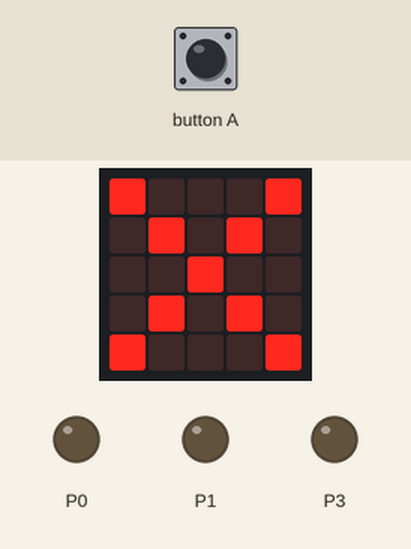
This program was run on a simulated BBC micro:bit (MakeCode). Shown: the board's 5×5 LED display, output pins drawn as LEDs (lit = HIGH). The test bench sets the inputs (shaded band).

Above: at 1.8 s.
1.9 s: button A pressed for 0.15 s
At 2.8 s:
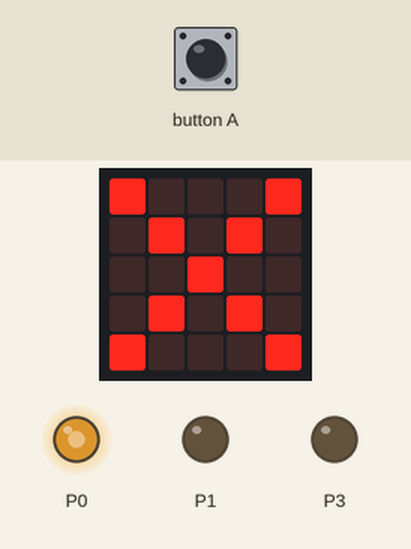
At 5.3 s:
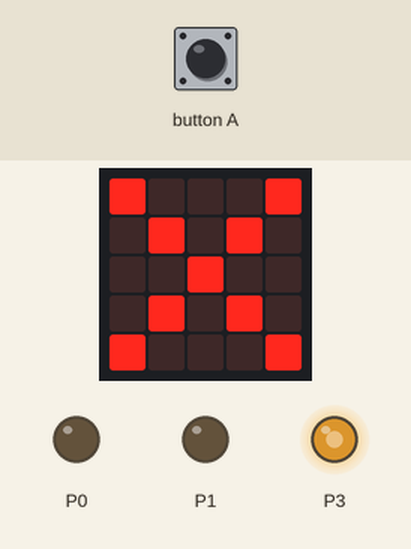
Timing chart, 0 to 8.6 s (numbered marks = the images above; inputs shaded):
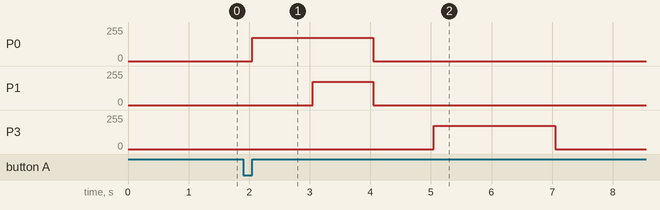

Measured:
- after the input at 1.9 s, P0: 0/255 → 174/255 after 0.15 s, → 0/255 2.0 s later; P1: 0/255 → 174/255 after 1.2 s, → 0/255 1.0 s later; P3: 0/255 → 174/255 after 3.2 s, → 0/255 2.0 s later

The program:

main.ts
```typescript
function gesamtphase () {
    pins.analogWritePin(AnalogPin.P0, 700)
    basic.pause(1000)
    pins.analogWritePin(AnalogPin.P1, 700)
    basic.pause(1000)
    pins.analogWritePin(AnalogPin.P0, 0)
    pins.analogWritePin(AnalogPin.P1, 0)
    basic.pause(1000)
    pins.analogWritePin(AnalogPin.P3, 700)
    basic.pause(2000)
    pins.analogWritePin(AnalogPin.P3, 0)
}
input.onButtonPressed(Button.A, function () {
    gesamtphase()
})
basic.showIcon(IconNames.No)
basic.forever(function () {

})
```

test.ts
```typescript
// Hier kann man Tests durchführen; diese Datei wird nicht kompiliert, wenn dieses Paket als Erweiterung verwendet wird.
```
